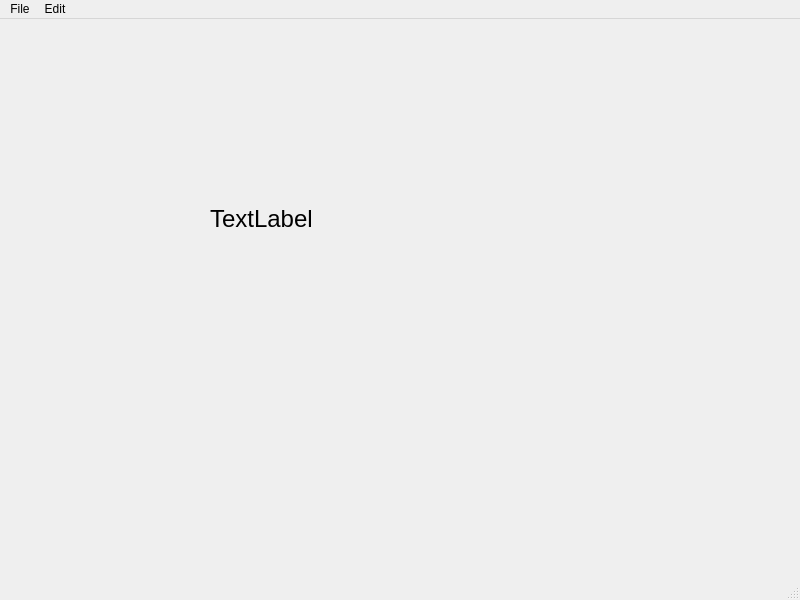
<?xml version="1.0" encoding="UTF-8"?>
<ui version="4.0">
 <class>MainWindow</class>
 <widget class="QMainWindow" name="MainWindow">
  <property name="geometry">
   <rect>
    <x>0</x>
    <y>0</y>
    <width>800</width>
    <height>600</height>
   </rect>
  </property>
  <property name="windowTitle">
   <string>MainWindow</string>
  </property>
  <widget class="QWidget" name="centralwidget">
   <widget class="QLabel" name="label">
    <property name="geometry">
     <rect>
      <x>210</x>
      <y>100</y>
      <width>401</width>
      <height>201</height>
     </rect>
    </property>
    <property name="text">
     <string>&lt;html&gt;&lt;head/&gt;&lt;body&gt;&lt;p&gt;&lt;span style=&quot; font-size:18pt;&quot;&gt;TextLabel&lt;/span&gt;&lt;/p&gt;&lt;/body&gt;&lt;/html&gt;</string>
    </property>
   </widget>
  </widget>
  <widget class="QMenuBar" name="menubar">
   <property name="geometry">
    <rect>
     <x>0</x>
     <y>0</y>
     <width>800</width>
     <height>26</height>
    </rect>
   </property>
   <widget class="QMenu" name="menusss">
    <property name="title">
     <string>File</string>
    </property>
    <addaction name="actionNew"/>
    <addaction name="actionSave"/>
   </widget>
   <widget class="QMenu" name="menuEdit">
    <property name="title">
     <string>Edit</string>
    </property>
    <addaction name="actionCopy"/>
    <addaction name="actionPaste"/>
   </widget>
   <addaction name="menusss"/>
   <addaction name="menuEdit"/>
  </widget>
  <widget class="QStatusBar" name="statusbar"/>
  <action name="actionSave">
   <property name="text">
    <string>Save</string>
   </property>
   <property name="statusTip">
    <string>Kaydettt</string>
   </property>
  </action>
  <action name="actionCopy">
   <property name="text">
    <string>Copy</string>
   </property>
   <property name="statusTip">
    <string>kopyala</string>
   </property>
  </action>
  <action name="actionPaste">
   <property name="text">
    <string>Paste</string>
   </property>
   <property name="statusTip">
    <string>yapıştırrrr</string>
   </property>
   <property name="shortcut">
    <string>Ctrl+V</string>
   </property>
  </action>
  <action name="actionNew">
   <property name="text">
    <string>New</string>
   </property>
   <property name="statusTip">
    <string>Yeni dosya oluştur</string>
   </property>
   <property name="shortcut">
    <string>Ctrl+N</string>
   </property>
  </action>
 </widget>
 <resources/>
 <connections/>
</ui>
